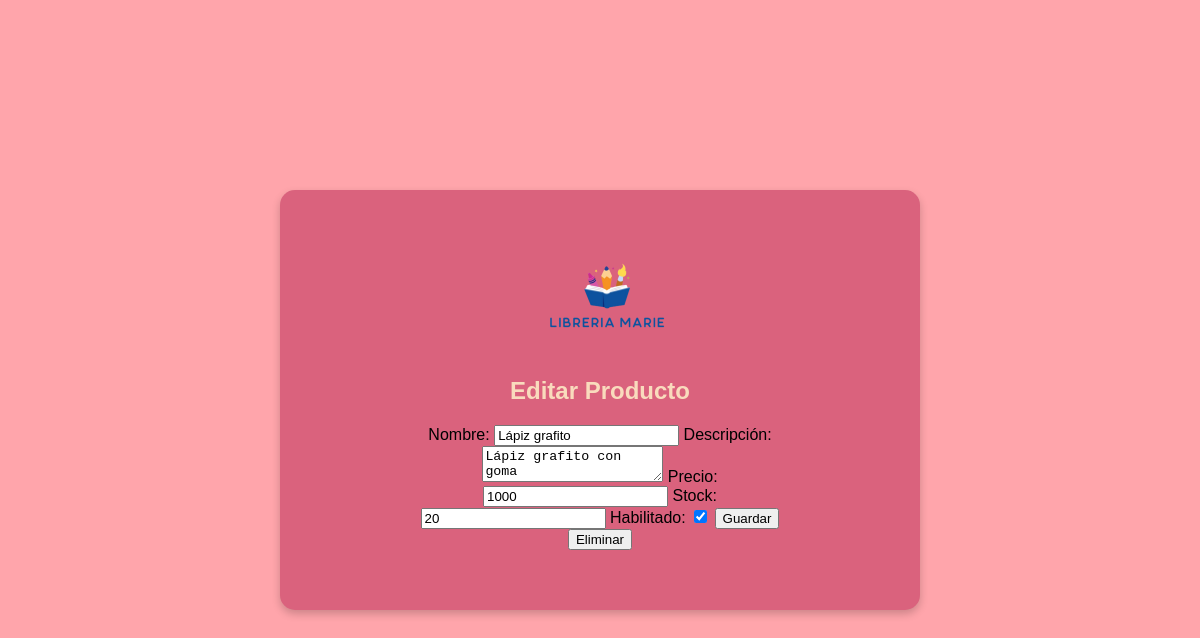
The app's page /gestionar_productos/5/ with its own data.
### marieweb/models.py (models this page shows, shortened)
class Producto(models.Model):
    categoria = models.ForeignKey(Categoria, on_delete=models.CASCADE)
    nombre = models.CharField(max_length=100)
    descripcion = models.TextField(blank=True, null=True)
    precio = models.IntegerField()
    stock = models.PositiveIntegerField()
    imagen = models.ImageField(upload_to='productos/', blank=True, null=True)
    enabled = models.BooleanField(default=True)

### marieweb/views.py (the view, shortened to what this page needs)
# urls.py: path('gestionar_productos/<int:producto_id>/', views.gestionar_productos, name='gestionar_productos'),
def gestionar_productos(request, producto_id=None):
    producto = None
    if producto_id:
        producto = get_object_or_404(Producto, id=producto_id)
    return render(request, 'gestionar_productos.html', {
        'producto': producto
    })

### marieweb/templates/gestionar_productos.html (shortened to what this page needs)
{% load static %}
<!DOCTYPE html>
<html lang="es">
<head>
    <link rel="stylesheet" href="{% static '/css/login.css' %}">
</head>
<body>
    <div class="formulario container">
        <div class="logo">
            <a href="{% url 'inicio' %}"><img src="/static/img/logo.png" alt="Logo"></a>
        </div>
        <h1>{% if producto %}Editar Producto{% else %}Crear Producto{% endif %}</h1>
        <form method="post">
            <label for="nombre">Nombre:</label>
            <input type="text" id="nombre" name="nombre" value="{{ producto.nombre|default_if_none:'' }}">
            <label for="descripcion">Descripción:</label>
            <textarea id="descripcion" name="descripcion">{{ producto.descripcion|default_if_none:'' }}</textarea>
            <label for="precio">Precio:</label>
            <input type="number" id="precio" name="precio" value="{{ producto.precio|default_if_none:'' }}">
            <label for="stock">Stock:</label>
            <input type="number" id="stock" name="stock" value="{{ producto.stock|default_if_none:'' }}">
            <label for="enabled">Habilitado:</label>
            <input type="checkbox" id="enabled" name="enabled" {% if producto.enabled %}checked{% endif %}>
            <button type="submit" class="btn_guardar">Guardar</button>
            <button type="submit" name="delete" class="btn_delete" value="delete">Eliminar</button>
        </form>
    </div>
</body>
</html>

### marieweb/static/css/login.css (style rules this page uses)
body { font-family: Arial, sans-serif; margin: 0; padding: 0; background-color: #FFA5AB; overflow-x: hidden; display: flex; justify-content: center; align-items: center; height: 100vh; }
.formulario { background-color: #DA627D; padding: 5vw 10vw; border-radius: 15px; margin-top: 5vw; margin-bottom: 5vw; box-shadow: 0 4px 8px rgba(0, 0, 0, 0.2); width: 100%; max-width: 400px; text-align: center; }
.logo { font-size: 30px; font-weight: bold; display: flex; justify-content: center; align-items: center; margin-bottom: 20px; }
.logo img { height: 100px; margin-right: 10px; }
h1 { color: #F9DBBD; margin-bottom: 20px; font-size: 24px; }

### records on screen
Producto: nombre "Lápiz grafito", descripcion "Lápiz grafito con goma", precio "1000", stock "20", enabled "☑"
